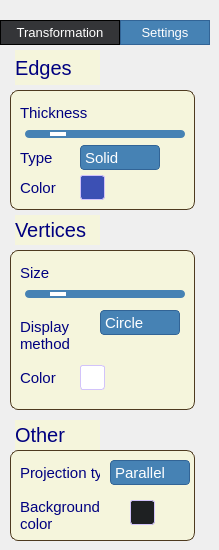
    <widget class="QWidget" name="tab_2">
     <attribute name="title">
      <string>Tab 2</string>
     </attribute>
     <widget class="QPushButton" name="pushButton_settings2">
      <property name="geometry">
       <rect>
        <x>120</x>
        <y>20</y>
        <width>90</width>
        <height>25</height>
       </rect>
      </property>
      <property name="font">
       <font>
        <pointsize>10</pointsize>
       </font>
      </property>
      <property name="styleSheet">
       <string notr="true">background-color: rgb(70, 130, 180); /* Темно-голубой фон кнопки */
color: rgb(255, 255, 255);
border: 1px solid rgb(50, 100, 150); /* Граница кнопки для выделения */
</string>
      </property>
      <property name="text">
       <string>Settings</string>
      </property>
     </widget>
     <widget class="QPushButton" name="_pushButton_transformation2">
      <property name="geometry">
       <rect>
        <x>0</x>
        <y>20</y>
        <width>120</width>
        <height>25</height>
       </rect>
      </property>
      <property name="font">
       <font>
        <pointsize>10</pointsize>
       </font>
      </property>
      <property name="styleSheet">
       <string notr="true">QPushButton {
	background-color: rgb(52, 53, 56);
	color: rgb(255, 255, 255);
	border: 1px solid rgb(0, 0, 0);
}

/* Стиль для кнопок при наведении курсора */
QPushButton:hover {
  background-color: rgb(50, 100, 150); /* Более темный голубой фон при наведении */
  color: rgb(255, 255, 255); /* Белый текст на кнопке */
  border-radius: 4px; /* Закругленные углы */
  border: 1px solid rgb(30, 70, 100); /* Более темная граница кнопки */
}

/* Стиль для кнопок при нажатии */
QPushButton:pressed {
  background-color: rgb(30, 70, 100); /* Еще более темный фон при нажатии */
  color: rgb(255, 255, 255); /* Белый текст на кнопке */
  border-radius: 4px; /* Закругленные углы */
  border: 1px solid rgb(20, 50, 70); /* Самая темная граница кнопки */
}

</string>
      </property>
      <property name="text">
       <string>Transformation</string>
      </property>
      <attribute name="buttonGroup">
       <string notr="true">buttonGroupTabs</string>
      </attribute>
     </widget>
     <widget class="QLabel" name="_label_edges">
      <property name="geometry">
       <rect>
        <x>15</x>
        <y>50</y>
        <width>85</width>
        <height>35</height>
       </rect>
      </property>
      <property name="font">
       <font>
        <pointsize>15</pointsize>
       </font>
      </property>
      <property name="styleSheet">
       <string notr="true">background-color: rgb(245, 245, 220);
color: rgb(0, 0, 128);
border: 1px;</string>
      </property>
      <property name="text">
       <string>Edges</string>
      </property>
     </widget>
     <widget class="QLabel" name="_label_vertices">
      <property name="geometry">
       <rect>
        <x>15</x>
        <y>215</y>
        <width>85</width>
        <height>30</height>
       </rect>
      </property>
      <property name="font">
       <font>
        <pointsize>15</pointsize>
       </font>
      </property>
      <property name="styleSheet">
       <string notr="true">background-color: rgb(245, 245, 220);
color: rgb(0, 0, 128);
border: 1px;</string>
      </property>
      <property name="text">
       <string>Vertices</string>
      </property>
     </widget>
     <widget class="QLabel" name="_label_other">
      <property name="geometry">
       <rect>
        <x>15</x>
        <y>420</y>
        <width>85</width>
        <height>30</height>
       </rect>
      </property>
      <property name="font">
       <font>
        <pointsize>15</pointsize>
       </font>
      </property>
      <property name="styleSheet">
       <string notr="true">background-color: rgb(245, 245, 220);
color: rgb(0, 0, 128);
border: 1px;</string>
      </property>
      <property name="text">
       <string>Other</string>
      </property>
     </widget>
     <widget class="QSlider" name="horizontalSlider_edges_thick">
      <property name="geometry">
       <rect>
        <x>25</x>
        <y>130</y>
        <width>160</width>
        <height>8</height>
       </rect>
      </property>
      <property name="styleSheet">
       <string notr="true">QSlider {
  height: 8px; /* Высота ползунка */
}

/* Стиль для дорожки ползунка (groove) */
QSlider::groove:horizontal {
  background-color: rgb(70, 130, 180); /* Темно-голубой фон, соответствующий кнопкам */
  height: 8px; /* Высота дорожки */
  border-radius: 4px; /* Закругленные углы */
}

/* Стиль для ползунка (handle) */
QSlider::handle:horizontal {
  background: rgb(255, 255, 255); /* Белый цвет для ползунка, чтобы контрастировать с дорожкой */
  width: 16px; /* Ширина ползунка */
  height: 16px; /* Высота ползунка */
  border-radius: 8px; /* Закругленные углы для ползунка */
  border: 2px solid rgb(70, 130, 180); /* Граница ползунка для выделения */
}

/* Стиль для ползунка при наведении */
QSlider::handle:horizontal:hover {
  background: rgb(217, 217, 217); /* Светло-серый фон при наведении */
  border: 2px solid rgb(50, 100, 150); /* Более темная граница при наведении */
}</string>
      </property>
      <property name="minimum">
       <number>1</number>
      </property>
      <property name="maximum">
       <number>25</number>
      </property>
      <property name="value">
       <number>5</number>
      </property>
      <property name="tracking">
       <bool>true</bool>
      </property>
      <property name="orientation">
       <enum>Qt::Horizontal</enum>
      </property>
      <property name="invertedAppearance">
       <bool>false</bool>
      </property>
      <property name="invertedControls">
       <bool>false</bool>
      </property>
     </widget>
     <widget class="QSlider" name="horizontalSlider_vert_size">
      <property name="geometry">
       <rect>
        <x>25</x>
        <y>290</y>
        <width>160</width>
        <height>8</height>
       </rect>
      </property>
      <property name="styleSheet">
       <string notr="true">QSlider {
  height: 8px; /* Высота ползунка */
}

/* Стиль для дорожки ползунка (groove) */
QSlider::groove:horizontal {
  background-color: rgb(70, 130, 180); /* Темно-голубой фон, соответствующий кнопкам */
  height: 8px; /* Высота дорожки */
  border-radius: 4px; /* Закругленные углы */
}

/* Стиль для ползунка (handle) */
QSlider::handle:horizontal {
  background: rgb(255, 255, 255); /* Белый цвет для ползунка, чтобы контрастировать с дорожкой */
  width: 16px; /* Ширина ползунка */
  height: 16px; /* Высота ползунка */
  border-radius: 8px; /* Закругленные углы для ползунка */
  border: 2px solid rgb(70, 130, 180); /* Граница ползунка для выделения */
}

/* Стиль для ползунка при наведении */
QSlider::handle:horizontal:hover {
  background: rgb(217, 217, 217); /* Светло-серый фон при наведении */
  border: 2px solid rgb(50, 100, 150); /* Более темная граница при наведении */
}</string>
      </property>
      <property name="minimum">
       <number>1</number>
      </property>
      <property name="maximum">
       <number>25</number>
      </property>
      <property name="value">
       <number>5</number>
      </property>
      <property name="tracking">
       <bool>true</bool>
      </property>
      <property name="orientation">
       <enum>Qt::Horizontal</enum>
      </property>
      <property name="invertedAppearance">
       <bool>false</bool>
      </property>
      <property name="invertedControls">
       <bool>false</bool>
      </property>
     </widget>
     <widget class="QLabel" name="_label_edges_type">
      <property name="geometry">
       <rect>
        <x>20</x>
        <y>145</y>
        <width>60</width>
        <height>25</height>
       </rect>
      </property>
      <property name="font">
       <font>
        <pointsize>11</pointsize>
       </font>
      </property>
      <property name="styleSheet">
       <string notr="true">background-color: rgb(245, 245, 220);
color: rgb(0, 0, 128);
border: 1px;</string>
      </property>
      <property name="text">
       <string>Type</string>
      </property>
     </widget>
     <widget class="QLabel" name="_label_edges_color">
      <property name="geometry">
       <rect>
        <x>20</x>
        <y>175</y>
        <width>60</width>
        <height>25</height>
       </rect>
      </property>
      <property name="font">
       <font>
        <pointsize>11</pointsize>
       </font>
      </property>
      <property name="styleSheet">
       <string notr="true">background-color: rgb(245, 245, 220);
color: rgb(0, 0, 128);
border: 1px;</string>
      </property>
      <property name="text">
       <string>Color</string>
      </property>
     </widget>
     <widget class="QLabel" name="_label_vertex_disp_method">
      <property name="geometry">
       <rect>
        <x>20</x>
        <y>310</y>
        <width>80</width>
        <height>50</height>
       </rect>
      </property>
      <property name="font">
       <font>
        <pointsize>11</pointsize>
       </font>
      </property>
      <property name="styleSheet">
       <string notr="true">background-color: rgb(245, 245, 220);
color: rgb(0, 0, 128);
border: 1px;</string>
      </property>
      <property name="text">
       <string>Display
method</string>
      </property>
     </widget>
     <widget class="QLabel" name="_label_vertex_color">
      <property name="geometry">
       <rect>
        <x>20</x>
        <y>365</y>
        <width>60</width>
        <height>25</height>
       </rect>
      </property>
      <property name="font">
       <font>
        <pointsize>11</pointsize>
       </font>
      </property>
      <property name="styleSheet">
       <string notr="true">background-color: rgb(245, 245, 220);
color: rgb(0, 0, 128);
border: 1px;</string>
      </property>
      <property name="text">
       <string>Color</string>
      </property>
     </widget>
     <widget class="QLabel" name="_label_project_type">
      <property name="geometry">
       <rect>
        <x>20</x>
        <y>460</y>
        <width>80</width>
        <height>25</height>
       </rect>
      </property>
      <property name="font">
       <font>
        <pointsize>11</pointsize>
       </font>
      </property>
      <property name="styleSheet">
       <string notr="true">background-color: rgb(245, 245, 220);
color: rgb(0, 0, 128);
border: 1px;</string>
      </property>
      <property name="text">
       <string>Projection type</string>
      </property>
     </widget>
     <widget class="QLabel" name="_label_bg_color">
      <property name="geometry">
       <rect>
        <x>20</x>
        <y>490</y>
        <width>100</width>
        <height>50</height>
       </rect>
      </property>
      <property name="font">
       <font>
        <pointsize>11</pointsize>
       </font>
      </property>
      <property name="styleSheet">
       <string notr="true">background-color: rgb(245, 245, 220);
color: rgb(0, 0, 128);
border: 1px;</string>
      </property>
      <property name="text">
       <string>Background
color</string>
      </property>
     </widget>
     <widget class="QComboBox" name="comboBox">
      <property name="geometry">
       <rect>
        <x>80</x>
        <y>145</y>
        <width>80</width>
        <height>25</height>
       </rect>
      </property>
      <property name="font">
       <font>
        <pointsize>11</pointsize>
       </font>
      </property>
      <property name="styleSheet">
       <string notr="true">/* Основной стиль для QComboBox */
QComboBox {
  background-color: rgb(70, 130, 180); /* Темно-голубой фон, соответствующий кнопкам */
  color: rgb(255, 255, 255); /* Белый текст */
  border-radius: 4px; /* Закругленные углы */
  padding: 4px; /* Внутренний отступ для текста */
  border: 1px solid rgb(50, 100, 150); /* Граница для выделения */
}

QComboBox::drop-down {
  width: 15px;
  border-radius: 4px;
  background-color: rgb(70, 130, 180); 
}

QComboBox::down-arrow {
  image: none;
}

QComboBox QAbstractItemView {
  background-color: rgb(50, 100, 150); /* Более темный фон для выпадающего списка */
  color: rgb(255, 255, 255); /* Белый текст элементов списка */
  selection-background-color: rgb(30, 70, 100); /* Фон выбранного элемента */
  selection-color: rgb(255, 255, 255); /* Цвет текста выбранного элемента */
}</string>
      </property>
      <property name="currentIndex">
       <number>0</number>
      </property>
      <property name="minimumContentsLength">
       <number>0</number>
      </property>
      <item>
       <property name="text">
        <string>Solid</string>
       </property>
      </item>
      <item>
       <property name="text">
        <string>Dashed</string>
       </property>
      </item>
     </widget>
     <widget class="QPushButton" name="pushButton_edges_color">
      <property name="geometry">
       <rect>
        <x>80</x>
        <y>175</y>
        <width>25</width>
        <height>25</height>
       </rect>
      </property>
      <property name="styleSheet">
       <string notr="true">background-color: rgb(60, 80, 180);
border-radius: 3px;
border: 1px solid rgb(210, 195, 250);
</string>
      </property>
      <property name="text">
       <string/>
      </property>
      <attribute name="buttonGroup">
       <string notr="true">buttonGroupColors</string>
      </attribute>
     </widget>
     <widget class="QComboBox" name="comboBox_disp_method">
      <property name="geometry">
       <rect>
        <x>100</x>
        <y>310</y>
        <width>80</width>
        <height>25</height>
       </rect>
      </property>
      <property name="font">
       <font>
        <pointsize>11</pointsize>
       </font>
      </property>
      <property name="styleSheet">
       <string notr="true">/* Основной стиль для QComboBox */
QComboBox {
  background-color: rgb(70, 130, 180); /* Темно-голубой фон, соответствующий кнопкам */
  color: rgb(255, 255, 255); /* Белый текст */
  border-radius: 4px; /* Закругленные углы */
  padding: 4px; /* Внутренний отступ для текста */
  border: 1px solid rgb(50, 100, 150); /* Граница для выделения */
}

QComboBox::drop-down {
  width: 15px;
  border-radius: 4px;
  background-color: rgb(70, 130, 180); 
}

QComboBox::down-arrow {
  image: none;
}

QComboBox QAbstractItemView {
  background-color: rgb(50, 100, 150); /* Более темный фон для выпадающего списка */
  color: rgb(255, 255, 255); /* Белый текст элементов списка */
  selection-background-color: rgb(30, 70, 100); /* Фон выбранного элемента */
  selection-color: rgb(255, 255, 255); /* Цвет текста выбранного элемента */
}</string>
      </property>
      <property name="currentIndex">
       <number>0</number>
      </property>
      <property name="minimumContentsLength">
       <number>0</number>
      </property>
      <item>
       <property name="text">
        <string>Circle</string>
       </property>
      </item>
      <item>
       <property name="text">
        <string>Square</string>
       </property>
      </item>
      <item>
       <property name="text">
        <string>None</string>
       </property>
      </item>
     </widget>
     <widget class="QPushButton" name="pushButton_vertex_color">
      <property name="geometry">
       <rect>
        <x>80</x>
        <y>365</y>
        <width>25</width>
        <height>25</height>
       </rect>
      </property>
      <property name="styleSheet">
       <string notr="true">background-color: rgb(255, 255, 255);
border-radius: 3px;
border: 1px solid rgb(210, 195, 250);
</string>
      </property>
      <property name="text">
       <string/>
      </property>
      <attribute name="buttonGroup">
       <string notr="true">buttonGroupColors</string>
      </attribute>
     </widget>
     <widget class="QComboBox" name="comboBox_disp_method_2">
      <property name="geometry">
       <rect>
        <x>110</x>
        <y>460</y>
        <width>80</width>
        <height>25</height>
       </rect>
      </property>
      <property name="font">
       <font>
        <pointsize>11</pointsize>
       </font>
      </property>
      <property name="styleSheet">
       <string notr="true">/* Основной стиль для QComboBox */
QComboBox {
  background-color: rgb(70, 130, 180); /* Темно-голубой фон, соответствующий кнопкам */
  color: rgb(255, 255, 255); /* Белый текст */
  border-radius: 4px; /* Закругленные углы */
  padding: 4px; /* Внутренний отступ для текста */
  border: 1px solid rgb(50, 100, 150); /* Граница для выделения */
}

QComboBox::drop-down {
  width: 15px;
  border-radius: 4px;
  background-color: rgb(70, 130, 180); 
}

QComboBox::down-arrow {
  image: none;
}

QComboBox QAbstractItemView {
  background-color: rgb(50, 100, 150); /* Более темный фон для выпадающего списка */
  color: rgb(255, 255, 255); /* Белый текст элементов списка */
  selection-background-color: rgb(30, 70, 100); /* Фон выбранного элемента */
  selection-color: rgb(255, 255, 255); /* Цвет текста выбранного элемента */
}</string>
      </property>
      <property name="currentIndex">
       <number>0</number>
      </property>
      <property name="minimumContentsLength">
       <number>0</number>
      </property>
      <item>
       <property name="text">
        <string>Parallel</string>
       </property>
      </item>
      <item>
       <property name="text">
        <string>Central</string>
       </property>
      </item>
     </widget>
     <widget class="QPushButton" name="pushButton_bg_color">
      <property name="geometry">
       <rect>
        <x>130</x>
        <y>500</y>
        <width>25</width>
        <height>25</height>
       </rect>
      </property>
      <property name="styleSheet">
       <string notr="true">background-color: rgb(30, 32, 34);
border-radius: 3px;
border: 1px solid rgb(210, 195, 250);</string>
      </property>
      <property name="text">
       <string/>
      </property>
      <attribute name="buttonGroup">
       <string notr="true">buttonGroupColors</string>
      </attribute>
     </widget>
     <widget class="QLabel" name="_label_edges_thick">
      <property name="geometry">
       <rect>
        <x>20</x>
        <y>100</y>
        <width>100</width>
        <height>25</height>
       </rect>
      </property>
      <property name="font">
       <font>
        <pointsize>11</pointsize>
       </font>
      </property>
      <property name="styleSheet">
       <string notr="true">background-color: rgb(245, 245, 220);
color: rgb(0, 0, 128);
border: 1px;</string>
      </property>
      <property name="text">
       <string>Thickness</string>
      </property>
     </widget>
     <widget class="QLabel" name="_label_vertex_size">
      <property name="geometry">
       <rect>
        <x>20</x>
        <y>260</y>
        <width>60</width>
        <height>25</height>
       </rect>
      </property>
      <property name="font">
       <font>
        <pointsize>11</pointsize>
        <italic>false</italic>
        <bold>false</bold>
       </font>
      </property>
      <property name="styleSheet">
       <string notr="true">background-color: rgb(245, 245, 220);
color: rgb(0, 0, 128);
border: 1px;</string>
      </property>
      <property name="text">
       <string>Size</string>
      </property>
     </widget>
     <widget class="QLabel" name="_label_bg1">
      <property name="geometry">
       <rect>
        <x>10</x>
        <y>90</y>
        <width>185</width>
        <height>120</height>
       </rect>
      </property>
      <property name="font">
       <font>
        <pointsize>14</pointsize>
       </font>
      </property>
      <property name="styleSheet">
       <string notr="true">background-color: rgb(245, 245, 220);
border: 1px;
border-radius: 8px;
border: 1px solid rgb(78, 58, 31);</string>
      </property>
      <property name="text">
       <string/>
      </property>
     </widget>
     <widget class="QLabel" name="_label_bg2">
      <property name="geometry">
       <rect>
        <x>10</x>
        <y>250</y>
        <width>185</width>
        <height>160</height>
       </rect>
      </property>
      <property name="font">
       <font>
        <pointsize>14</pointsize>
       </font>
      </property>
      <property name="styleSheet">
       <string notr="true">background-color: rgb(245, 245, 220);
border: 1px;
border-radius: 8px;
border: 1px solid rgb(78, 58, 31);</string>
      </property>
      <property name="text">
       <string/>
      </property>
     </widget>
     <widget class="QLabel" name="_label_bg3">
      <property name="geometry">
       <rect>
        <x>10</x>
        <y>450</y>
        <width>185</width>
        <height>91</height>
       </rect>
      </property>
      <property name="font">
       <font>
        <pointsize>14</pointsize>
       </font>
      </property>
      <property name="styleSheet">
       <string notr="true">background-color: rgb(245, 245, 220);
border: 1px;
border-radius: 8px;
border: 1px solid rgb(78, 58, 31);</string>
      </property>
      <property name="text">
       <string/>
      </property>
     </widget>
     <zorder>_label_bg1</zorder>
     <zorder>_label_bg3</zorder>
     <zorder>_label_bg2</zorder>
     <zorder>pushButton_settings2</zorder>
     <zorder>_pushButton_transformation2</zorder>
     <zorder>_label_edges</zorder>
     <zorder>_label_vertices</zorder>
     <zorder>_label_other</zorder>
     <zorder>horizontalSlider_edges_thick</zorder>
     <zorder>horizontalSlider_vert_size</zorder>
     <zorder>_label_edges_type</zorder>
     <zorder>_label_edges_color</zorder>
     <zorder>_label_vertex_disp_method</zorder>
     <zorder>_label_vertex_color</zorder>
     <zorder>_label_project_type</zorder>
     <zorder>_label_bg_color</zorder>
     <zorder>comboBox</zorder>
     <zorder>pushButton_edges_color</zorder>
     <zorder>comboBox_disp_method</zorder>
     <zorder>pushButton_vertex_color</zorder>
     <zorder>comboBox_disp_method_2</zorder>
     <zorder>pushButton_bg_color</zorder>
     <zorder>_label_edges_thick</zorder>
     <zorder>_label_vertex_size</zorder>
    </widget>
